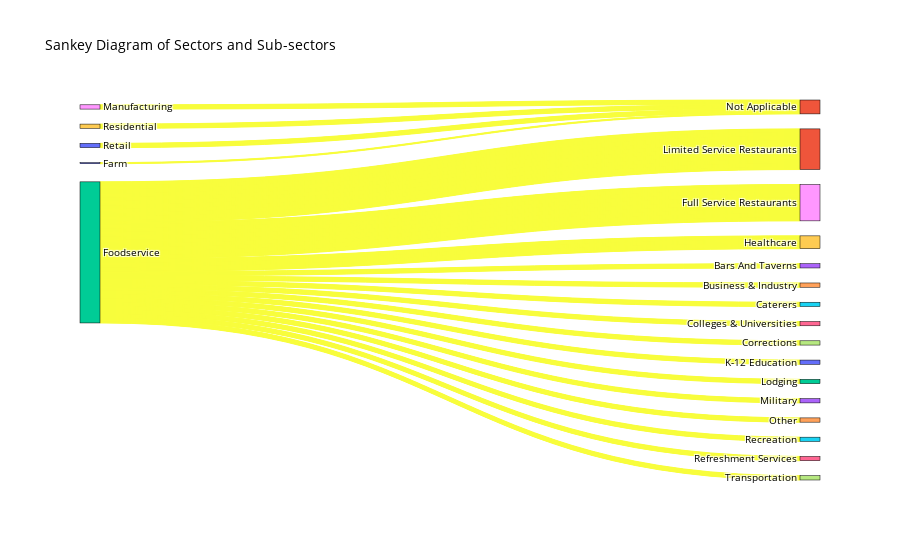

The notebook cell this image was saved under:
### Code cell
# Read the CSV file
filename = "ReFED_US_Food_Surplus_Summary_Umass_2019.csv"
df = pd.read_csv(filename)

# Prepare source, target, and value lists for the Sankey diagram
sources = []
targets = []
values = []

for index, row in df.iterrows():
    if row['sector'] not in sources:
        sources.append(row['sector'])
    if row['sub_sector'] not in sources:
        sources.append(row['sub_sector'])

    targets.append(sources.index(row['sub_sector']))
    values.append(1)

# Define a color list
colors = ['#636EFA', '#EF553B', '#00CC96', '#AB63FA', '#FFA15A', '#19D3F3', '#FF6692', '#B6E880', '#FF97FF', '#FECB52']

# Create the Sankey diagram
fig = go.Figure(data=[go.Sankey(
    node=dict(
        pad=15,
        thickness=20,
        line=dict(color="black", width=0.5),
        label=sources,
        color=colors * (len(sources) // len(colors) + 1)  # Repeat the color list as needed
    ),
    link=dict(
        source=[sources.index(sector) for sector in df['sector']],
        target=targets,
        value=values,
        color='#F8FD3C'  # Set link color
    )
)])

fig.update_layout(title_text="Sankey Diagram of Sectors and Sub-sectors", font=dict(size=10, color="black"))
fig.show()

### Figure 1 — Plotly figure (JSON) as saved in the notebook; plotly's stock layout.template omitted (floating-point values rounded to 4 significant figures; data arrays with more than 128 entries replaced by an {"elided": "..."} marker saying what was removed)
{"data": [{"link": {"color": "#F8FD3C", "source": {"elided": "290 int values"}, "target": {"elided": "290 int values"}, "value": {"elided": "290 int values"}}, "node": {"color": ["#636EFA", "#EF553B", "#00CC96", "#AB63FA", "#FFA15A", "#19D3F3", "#FF6692", "#B6E880", "#FF97FF", "#FECB52", "#636EFA", "#EF553B", "#00CC96", "#AB63FA", "#FFA15A", "#19D3F3", "#FF6692", "#B6E880", "#FF97FF", "#FECB52", "#636EFA", "#EF553B", "#00CC96", "#AB63FA", "#FFA15A", "#19D3F3", "#FF6692", "#B6E880", "#FF97FF", "#FECB52"], "label": ["Farm", "Not Applicable", "Foodservice", "Bars And Taverns", "Business & Industry", "Caterers", "Colleges & Universities", "Corrections", "Full Service Restaurants", "Healthcare", "K-12 Education", "Limited Service Restaurants", "Lodging", "Military", "Other", "Recreation", "Refreshment Services", "Transportation", "Manufacturing", "Residential", "Retail"], "line": {"color": "black", "width": 0.5}, "pad": 15, "thickness": 20}, "type": "sankey"}], "layout": {"font": {"color": "black", "size": 10}, "title": {"text": "Sankey Diagram of Sectors and Sub-sectors"}}}
